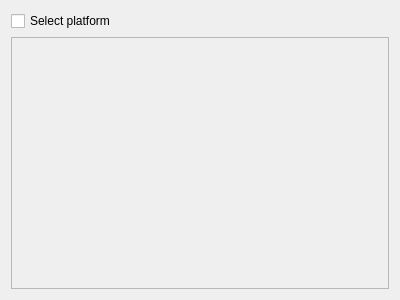
<?xml version="1.0" encoding="UTF-8"?>
<ui version="4.0">
 <class>PageSelectPlatform</class>
 <widget class="QWizardPage" name="PageSelectPlatform">
  <property name="geometry">
   <rect>
    <x>0</x>
    <y>0</y>
    <width>400</width>
    <height>300</height>
   </rect>
  </property>
  <property name="windowTitle">
   <string>WizardPage</string>
  </property>
  <property name="title">
   <string>Select platform</string>
  </property>
  <layout class="QVBoxLayout" name="verticalLayout">
   <item>
    <widget class="QCheckBox" name="checkBoxSelectPLatform">
     <property name="text">
      <string>Select platform</string>
     </property>
    </widget>
   </item>
   <item>
    <widget class="QListWidget" name="listWidgetPlatform">
     <property name="enabled">
      <bool>false</bool>
     </property>
    </widget>
   </item>
  </layout>
 </widget>
 <resources/>
 <connections>
  <connection>
   <sender>checkBoxSelectPLatform</sender>
   <signal>toggled(bool)</signal>
   <receiver>listWidgetPlatform</receiver>
   <slot>setEnabled(bool)</slot>
   <hints>
    <hint type="sourcelabel">
     <x>68</x>
     <y>21</y>
    </hint>
    <hint type="destinationlabel">
     <x>77</x>
     <y>116</y>
    </hint>
   </hints>
  </connection>
 </connections>
</ui>
